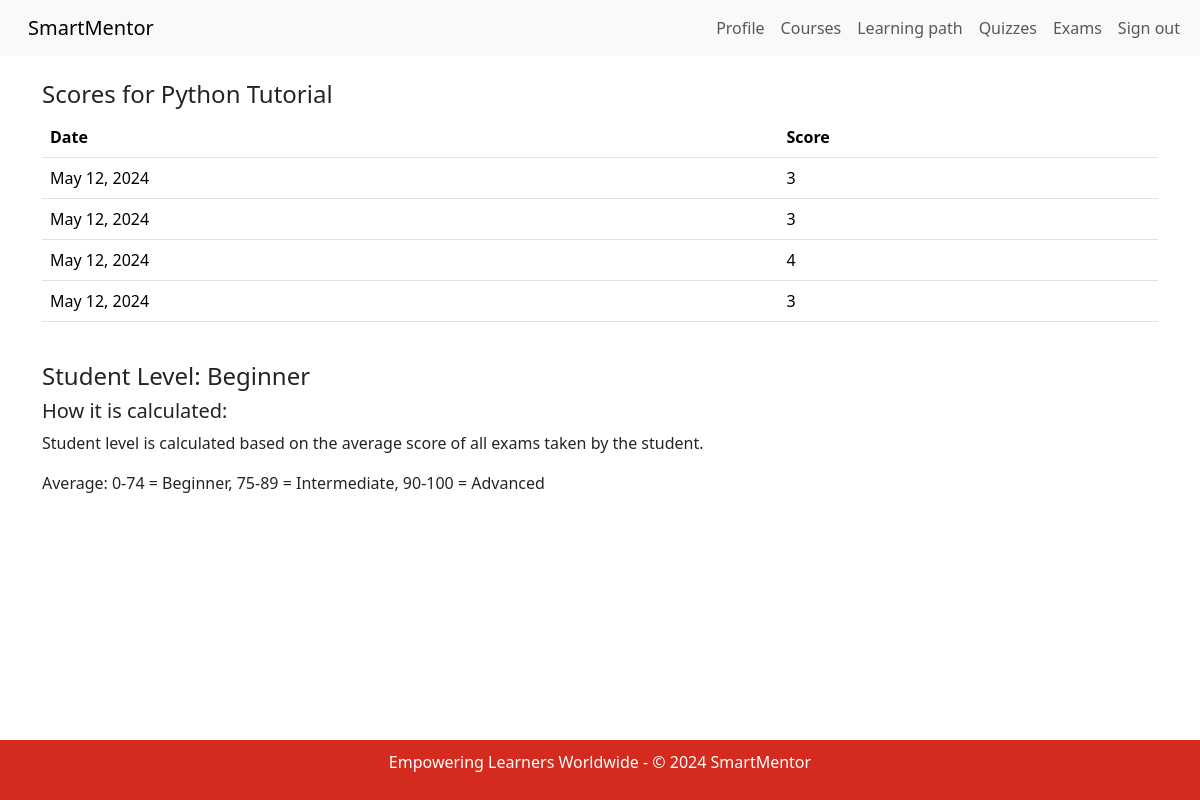
Screenshot of /student/exam/scores/9/ (signed in) with the database file from the repository.
### app/models.py (models this page shows, shortened)
class Course(models.Model):
    name = models.CharField(max_length=50, default='course')
    description = models.CharField(max_length=200, default='Default description')
    pdfs = models.ManyToManyField(PDF, blank=True, related_name='courses')
    time_created = models.DateTimeField(auto_now_add=True, null=True)
    teacher = models.ForeignKey('Teacher', on_delete=models.CASCADE, related_name='courses', default=Teacher.get_default_teacher)

class Score(models.Model):
    user = models.ForeignKey(User, on_delete=models.CASCADE)
    course = models.ForeignKey('Course', on_delete=models.CASCADE)
    date = models.DateField(auto_now_add=True)
    value = models.IntegerField()
    level = models.CharField(max_length=20, default='beginner')

### app/views.py (the view)
# urls.py: path('student/exam/scores/<int:course_id>/', views.display_scores, name='exam_scores'),
def display_scores(request, course_id):
    course = Course.objects.get(id=course_id)
    scores = Score.objects.filter(user=request.user, course=course)
    for score in scores:
        score_values = [score.value for score in scores]
        print(f"Score values: {score_values}")
        average = sum(score_values) / len(score_values) if score_values else 0
        print(f"Average: {average}")
        average *= 10
        print(f"Average: {average}")
        level = ''
        if 0 <= average <= 74:
            level = 'Beginner'
        elif 75 <= average <= 89:
            level = 'Intermediate'
        elif 90 <= average <= 100:
            level = 'Advanced'
        print(level)
    return render(request, 'app/exam_scores.html', {'course': course, 'scores': scores, 'level': level})

### app/templates/app/exam_scores.html (shortened to what this page needs)
{% extends 'app/base.html' %}
{% block content %}
    {% if user.is_authenticated %}
        {% if user.profile.role == 'student' %}
            <nav class="navbar navbar-expand-lg bg-body-tertiary">
                <div class="container-fluid">
                    <a class="navbar-brand" href="{% url 'home' %}">SmartMentor</a>
                    <div class="collapse navbar-collapse" id="navbarSupportedContent">
                        <ul class="navbar-nav me-auto mb-2 mb-lg-0">
                            <li class="nav-item">
                                <a class="nav-link" href="{% url 'student_profile' %}">Profile</a>
                            </li>
                            <li class="nav-item">
                                <a class="nav-link" href="{% url 'student_courses' %}">Courses</a>
                            </li>
                            <li class="nav-item">
                                <a class="nav-link" href="{% url 'course_learningpath' %}">Learning path</a>
                            </li>
                            <li class="nav-item">
                                <a class="nav-link" href="/student/quiz">Quizzes</a>
                            </li>
                            <li class="nav-item">
                                <a class="nav-link" href="{% url 'course_exam'%}">Exams</a>
                            </li>
                            <li class="nav-item">
                                <form action="{% url 'logout' %}" method="post" style="margin: 0">
                                    <button type="submit" class="nav-link" style="background: none; border: none; cursor: pointer;">Sign out</button>
                                </form>
                            </li>
                        </ul>
                    </div>
                </div>
            </nav>
            <br>
            <div class="container-xl">
                <section>
                    <h4>Scores for {{ course.name }}</h4>
                    <table class="table">
                        <thead>
                            <tr>
                                <th>Date</th>
                                <th>Score</th>
                            </tr>
                        </thead>
                        <tbody>
                            {% for score in scores %}
                        <tr>
                            <td>{{ score.date }}</td>
                            <td>{{ score.value }}</td>
                        </tr>
                        {% endfor %}
                        </tbody>
                    </table>
                    <br>
                    <h4>Student Level: {{ level }}</h4>
                    <h5>How it is calculated:</h5>
                    <p>Student level is calculated based on the average score of all exams taken by the student.</p>
                    <p>Average: 0-74 = Beginner, 75-89 = Intermediate, 90-100 = Advanced</p>
                </section>
            </div>
        {% endif %}
    {% endif %}
{% endblock %}

### rows the page displays
Course: name "Python Tutorial"
Score: date "May 12, 2024", value "3"
Score: date "May 12, 2024", value "3"
Score: date "May 12, 2024", value "4"
Score: date "May 12, 2024", value "3"

### other values shown
{{ level }} "Beginner"
